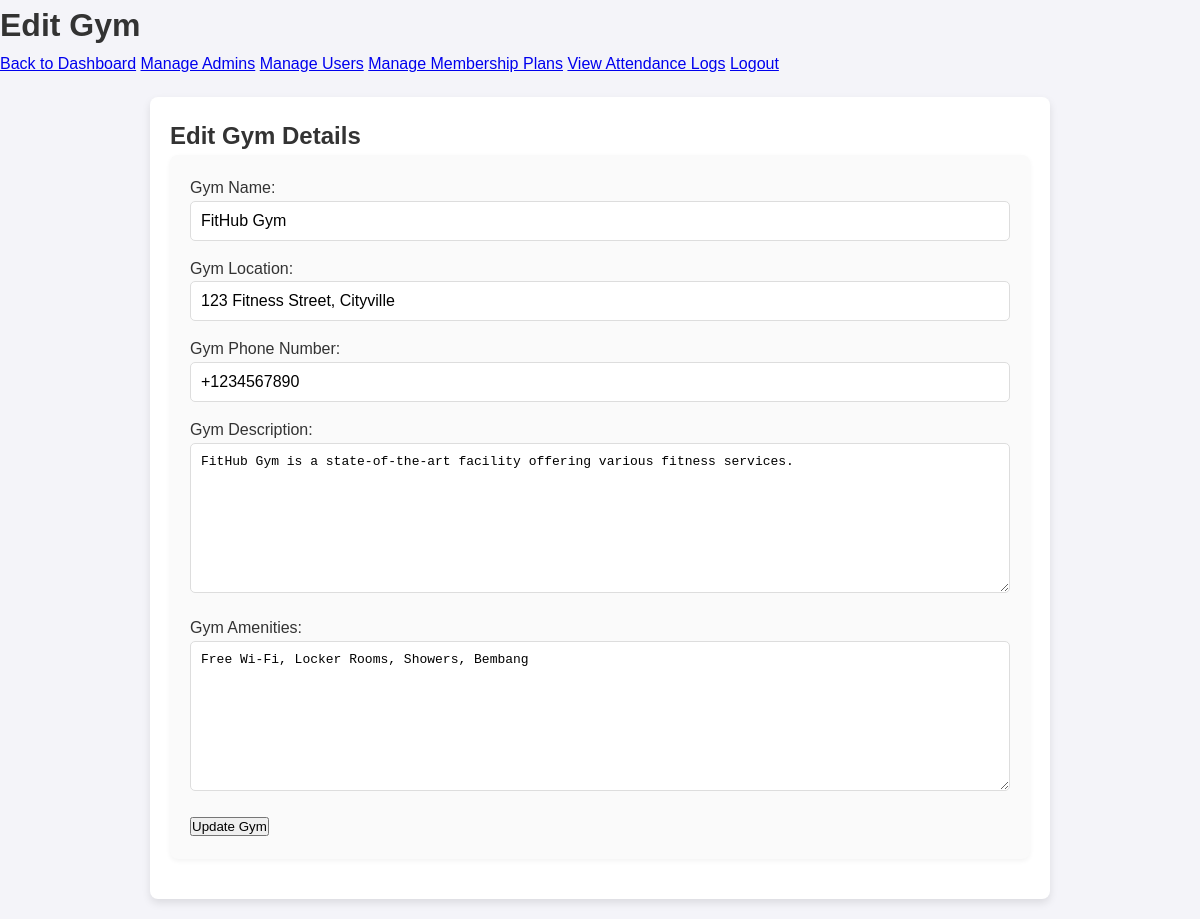
Page /Super/edit_gym.php?gym_id=1 (signed in) on the committed database.
### tables this page shows
CREATE TABLE `gyms` (
  `gym_id` int(11) NOT NULL,
  `gym_name` varchar(255) NOT NULL,
  `gym_location` varchar(255) NOT NULL,
  `gym_phone_number` varchar(20) NOT NULL,
  `gym_description` text NOT NULL,
  `gym_amenities` text NOT NULL
);

### Super/edit_gym.php (the view, shortened to what this page needs)
<?php
require 'db_connection.php';
if (isset($_GET['gym_id'])) {
    $gym_id = $_GET['gym_id'];
    $stmt = $db_connection->prepare("SELECT * FROM gyms WHERE gym_id = ?");
    $stmt->bind_param("i", $gym_id);
    $stmt->execute();
    $result = $stmt->get_result();
    $gym = $result->fetch_assoc();
} else {
    die("Gym ID is required.");
}
?>
<!DOCTYPE html>
<html lang="en">
<head>
    <link rel="stylesheet" href="styles.css">
</head>
<body>
    <header>
        <h1>Edit Gym</h1>
    </header>
    <nav>
        <a href="superadmin_dashboard.php">Back to Dashboard</a>
        <a href="manage_admins.php">Manage Admins</a>
        <a href="manage_users.php">Manage Users</a>
        <a href="manage_membership_plans.php">Manage Membership Plans</a>
        <a href="attendance_logs.php">View Attendance Logs</a>
        <a href="../Admin/admin_login_form.php">Logout</a>
    </nav>
    <div class="container">
        <div class="card">
            <h2>Edit Gym Details</h2>
            <form method="POST" action="edit_gym.php?gym_id=<?= $gym_id ?>">
                <label for="gym_name">Gym Name:</label>
                <input type="text" id="gym_name" name="gym_name" value="<?= htmlspecialchars($gym['gym_name']) ?>" required>
                <label for="gym_location">Gym Location:</label>
                <input type="text" id="gym_location" name="gym_location" value="<?= htmlspecialchars($gym['gym_location']) ?>" required>
                <label for="gym_phone_number">Gym Phone Number:</label>
                <input type="text" id="gym_phone_number" name="gym_phone_number" value="<?= htmlspecialchars($gym['gym_phone_number']) ?>" required>
                <label for="gym_description">Gym Description:</label>
                <textarea id="gym_description" name="gym_description" required><?= htmlspecialchars($gym['gym_description']) ?></textarea>
                <label for="gym_amenities">Gym Amenities:</label>
                <textarea id="gym_amenities" name="gym_amenities" required><?= htmlspecialchars($gym['gym_amenities']) ?></textarea>
                <button type="submit" name="update_gym">Update Gym</button>
            </form>
        </div>
    </div>
</body>
</html>

### Frontend/forum/styles.css (style rules this page uses)
* { margin: 0px; padding: 0px; box-sizing: border-box; }
body { font-family: Arial, sans-serif; background: #f4f4f9; color: #333; line-height: 1.6; }
.container { background: #fff; width: 80%; max-width: 900px; margin: 20px auto; padding: 20px; box-shadow: 0 4px 8px rgba(0, 0, 0, 0.1); border-radius: 8px; }
form { background: #fafafa; padding: 20px; border-radius: 8px; margin-bottom: 20px; box-shadow: 0 2px 5px rgba(0, 0, 0, 0.05); }
form input, form textarea { width: 100%; padding: 10px; margin-bottom: 15px; border: 1px solid #ddd; border-radius: 5px; font-size: 1em; }
form textarea { height: 150px; resize: vertical; }

### rows in the picture
gyms: gym_name "FitHub Gym", gym_location "123 Fitness Street, Cityville", gym_phone_number "+1234567890", gym_description "FitHub Gym is a state-of-the-art facility offering various fitness services.", gym_amenities "Free Wi-Fi, Locker Rooms, Showers, Bembang"
